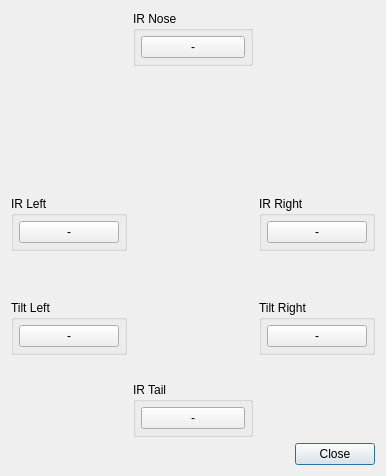
<?xml version="1.0" encoding="UTF-8"?>
<ui version="4.0">
 <class>pad_skateboard_settings_dialog</class>
 <widget class="QDialog" name="pad_skateboard_settings_dialog">
  <property name="geometry">
   <rect>
    <x>0</x>
    <y>0</y>
    <width>380</width>
    <height>476</height>
   </rect>
  </property>
  <property name="windowTitle">
   <string>Skateboard Infrared and Tilt Settings</string>
  </property>
  <property name="modal">
   <bool>true</bool>
  </property>
  <layout class="QVBoxLayout" name="main_layout">
   <item>
    <layout class="QGridLayout" name="grid_layout" rowstretch="0,1,1,1,0">
     <item row="2" column="0" alignment="Qt::AlignmentFlag::AlignVCenter">
      <widget class="QGroupBox" name="gb_ir_left">
       <property name="title">
        <string>IR Left</string>
       </property>
       <layout class="QVBoxLayout" name="gb_ir_left_layout">
        <property name="leftMargin">
         <number>5</number>
        </property>
        <property name="topMargin">
         <number>5</number>
        </property>
        <property name="rightMargin">
         <number>5</number>
        </property>
        <property name="bottomMargin">
         <number>5</number>
        </property>
        <item>
         <widget class="QPushButton" name="b_ir_left">
          <property name="minimumSize">
           <size>
            <width>100</width>
            <height>0</height>
           </size>
          </property>
          <property name="text">
           <string notr="true">-</string>
          </property>
          <property name="autoDefault">
           <bool>false</bool>
          </property>
         </widget>
        </item>
       </layout>
      </widget>
     </item>
     <item row="1" column="1" rowspan="3">
      <widget class="QLabel" name="l_skateboard">
       <property name="minimumSize">
        <size>
         <width>120</width>
         <height>300</height>
        </size>
       </property>
       <property name="maximumSize">
        <size>
         <width>120</width>
         <height>300</height>
        </size>
       </property>
       <property name="scaledContents">
        <bool>true</bool>
       </property>
      </widget>
     </item>
     <item row="0" column="1">
      <widget class="QGroupBox" name="gb_ir_nose">
       <property name="title">
        <string>IR Nose</string>
       </property>
       <layout class="QVBoxLayout" name="gb_ir_nose_layout">
        <property name="leftMargin">
         <number>5</number>
        </property>
        <property name="topMargin">
         <number>5</number>
        </property>
        <property name="rightMargin">
         <number>5</number>
        </property>
        <property name="bottomMargin">
         <number>5</number>
        </property>
        <item>
         <widget class="QPushButton" name="b_ir_nose">
          <property name="minimumSize">
           <size>
            <width>100</width>
            <height>0</height>
           </size>
          </property>
          <property name="text">
           <string notr="true">-</string>
          </property>
          <property name="autoDefault">
           <bool>false</bool>
          </property>
         </widget>
        </item>
       </layout>
      </widget>
     </item>
     <item row="2" column="2" alignment="Qt::AlignmentFlag::AlignVCenter">
      <widget class="QGroupBox" name="gb_ir_right">
       <property name="title">
        <string>IR Right</string>
       </property>
       <layout class="QVBoxLayout" name="gb_ir_right_layout">
        <property name="leftMargin">
         <number>5</number>
        </property>
        <property name="topMargin">
         <number>5</number>
        </property>
        <property name="rightMargin">
         <number>5</number>
        </property>
        <property name="bottomMargin">
         <number>5</number>
        </property>
        <item>
         <widget class="QPushButton" name="b_ir_right">
          <property name="minimumSize">
           <size>
            <width>100</width>
            <height>0</height>
           </size>
          </property>
          <property name="text">
           <string notr="true">-</string>
          </property>
          <property name="autoDefault">
           <bool>false</bool>
          </property>
         </widget>
        </item>
       </layout>
      </widget>
     </item>
     <item row="4" column="1">
      <widget class="QGroupBox" name="gb_ir_tail">
       <property name="title">
        <string>IR Tail</string>
       </property>
       <layout class="QVBoxLayout" name="gb_ir_tail_layout">
        <property name="leftMargin">
         <number>5</number>
        </property>
        <property name="topMargin">
         <number>5</number>
        </property>
        <property name="rightMargin">
         <number>5</number>
        </property>
        <property name="bottomMargin">
         <number>5</number>
        </property>
        <item>
         <widget class="QPushButton" name="b_ir_tail">
          <property name="minimumSize">
           <size>
            <width>100</width>
            <height>0</height>
           </size>
          </property>
          <property name="text">
           <string notr="true">-</string>
          </property>
          <property name="autoDefault">
           <bool>false</bool>
          </property>
         </widget>
        </item>
       </layout>
      </widget>
     </item>
     <item row="3" column="2" alignment="Qt::AlignmentFlag::AlignVCenter">
      <widget class="QGroupBox" name="gb_tilt_right">
       <property name="title">
        <string>Tilt Right</string>
       </property>
       <layout class="QVBoxLayout" name="gb_tilt_right_layout">
        <property name="leftMargin">
         <number>5</number>
        </property>
        <property name="topMargin">
         <number>5</number>
        </property>
        <property name="rightMargin">
         <number>5</number>
        </property>
        <property name="bottomMargin">
         <number>5</number>
        </property>
        <item>
         <widget class="QPushButton" name="b_tilt_right">
          <property name="minimumSize">
           <size>
            <width>100</width>
            <height>0</height>
           </size>
          </property>
          <property name="text">
           <string notr="true">-</string>
          </property>
          <property name="autoDefault">
           <bool>false</bool>
          </property>
         </widget>
        </item>
       </layout>
      </widget>
     </item>
     <item row="3" column="0" alignment="Qt::AlignmentFlag::AlignVCenter">
      <widget class="QGroupBox" name="gb_tilt_left">
       <property name="title">
        <string>Tilt Left</string>
       </property>
       <layout class="QVBoxLayout" name="gb_tilt_left_layout">
        <property name="leftMargin">
         <number>5</number>
        </property>
        <property name="topMargin">
         <number>5</number>
        </property>
        <property name="rightMargin">
         <number>5</number>
        </property>
        <property name="bottomMargin">
         <number>5</number>
        </property>
        <item>
         <widget class="QPushButton" name="b_tilt_left">
          <property name="minimumSize">
           <size>
            <width>100</width>
            <height>0</height>
           </size>
          </property>
          <property name="text">
           <string notr="true">-</string>
          </property>
          <property name="autoDefault">
           <bool>false</bool>
          </property>
         </widget>
        </item>
       </layout>
      </widget>
     </item>
    </layout>
   </item>
   <item>
    <widget class="QDialogButtonBox" name="buttonBox">
     <property name="standardButtons">
      <set>QDialogButtonBox::StandardButton::Close</set>
     </property>
    </widget>
   </item>
  </layout>
 </widget>
 <resources/>
 <connections/>
</ui>
